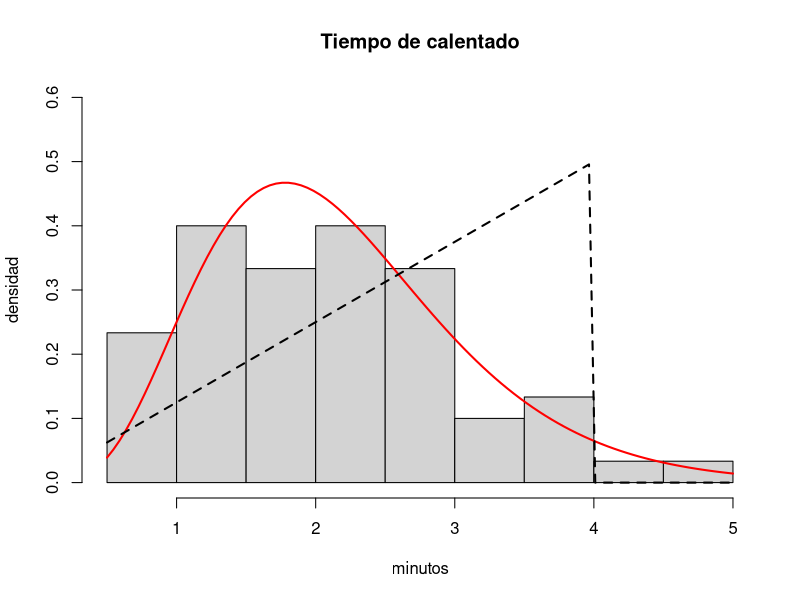

This chart was generated by the following R code:
# Programa 3: ¿qué modelo siguen los tiempos de calentado?
# Del artículo «Variables aleatorias continuas — práctica en R con la cola del microondas simulada, tres tuppers que suman una gamma y un modelo que se ajusta a los datos (y el rgamma que me dio tiempos cuatro veces más cortos)»
# https://sergiolearns.com/variables-aleatorias-continuas-practica/

tiempos <- c(1.9, 2.9, 2.5, 1.0, 0.9, 1.1, 2.2, 1.3, 2.8, 2.6, 1.4, 1.9, 1.5, 2.9, 2.5,
             1.0, 3.0, 1.9, 2.3, 3.6, 1.7, 2.5, 3.2, 2.2, 1.4, 0.9, 3.4, 3.1, 2.6, 4.0,
             2.3, 1.1, 2.9, 3.8, 2.1, 0.8, 1.5, 1.0, 1.4, 2.1, 1.2, 2.5, 3.8, 1.8, 2.0,
             1.5, 1.7, 2.7, 2.0, 2.4, 3.0, 4.6, 4.3, 2.1, 1.3, 1.6, 2.0, 1.2, 0.8, 2.8)
m <- mean(tiempos)
s2 <- var(tiempos)
round(c(n = length(tiempos), media = m, varianza = s2), 3)
# Igualar media y varianza de la gamma a las de los datos y despejar
beta_g <- m / s2
alfa_g <- m^2 / s2
round(c(alfa = alfa_g, beta = beta_g), 2)
# Pasar de 3 minutos: en los datos, según la gamma y según la recta t/8
round(c(datos = mean(tiempos > 3), gamma = 1 - pgamma(3, alfa_g, beta_g), recta = 1 - 9 / 16), 3)
# Los cuartiles de los datos y de cada modelo
round(rbind(datos = quantile(tiempos, c(0.25, 0.5, 0.75)),
            gamma = qgamma(c(0.25, 0.5, 0.75), alfa_g, beta_g),
            recta = 4 * sqrt(c(0.25, 0.5, 0.75))), 2)
# Histograma con las dos densidades
hist(tiempos, breaks = seq(0.5, 5, by = 0.5), freq = FALSE, ylim = c(0, 0.6),
     main = "Tiempo de calentado", xlab = "minutos", ylab = "densidad")
curve(dgamma(x, alfa_g, beta_g), add = TRUE, lwd = 2, col = "red")
curve(ifelse(x > 0 & x < 4, x / 8, 0), add = TRUE, lwd = 2, lty = 2)
